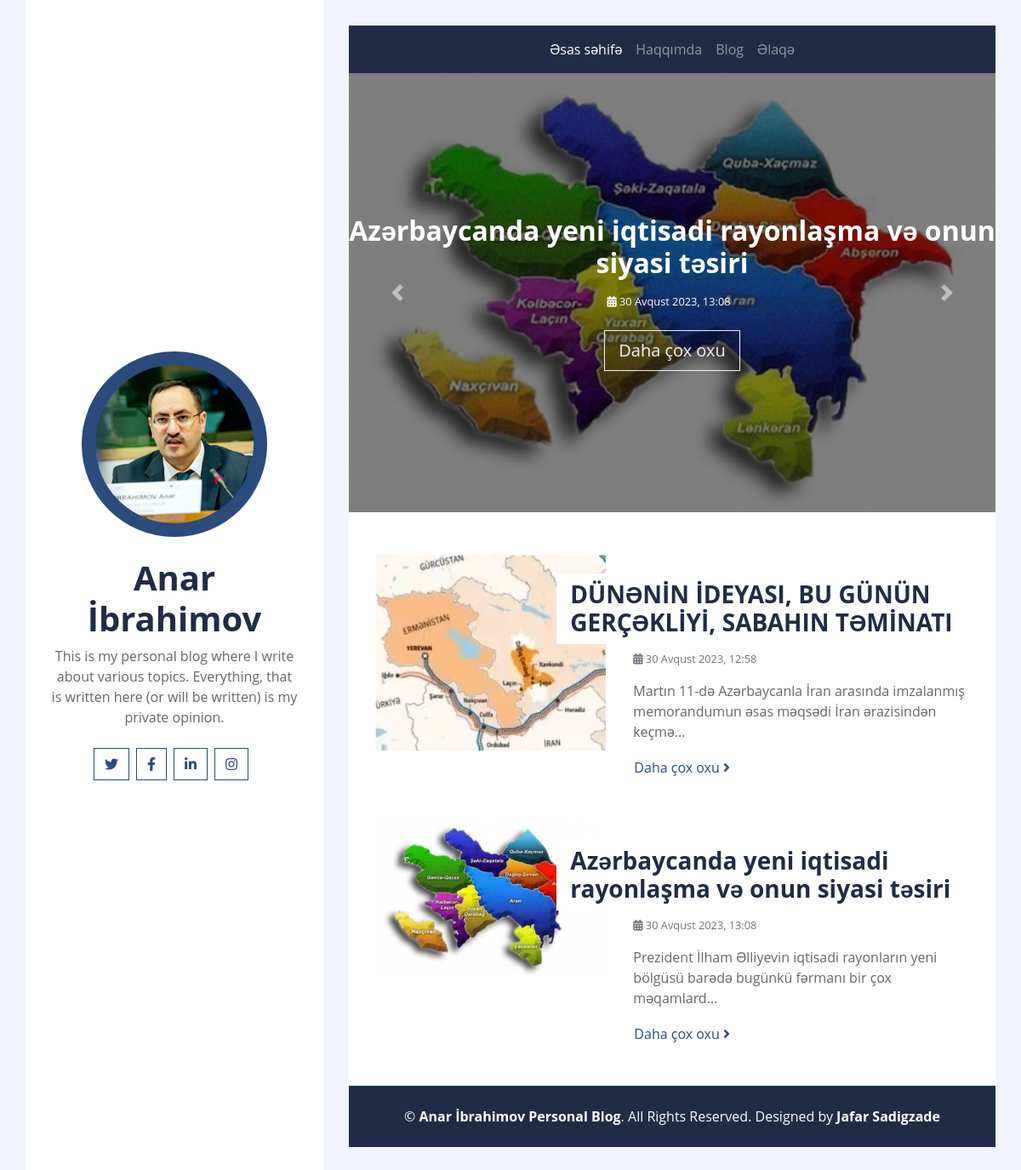
Before: / with the older database file.
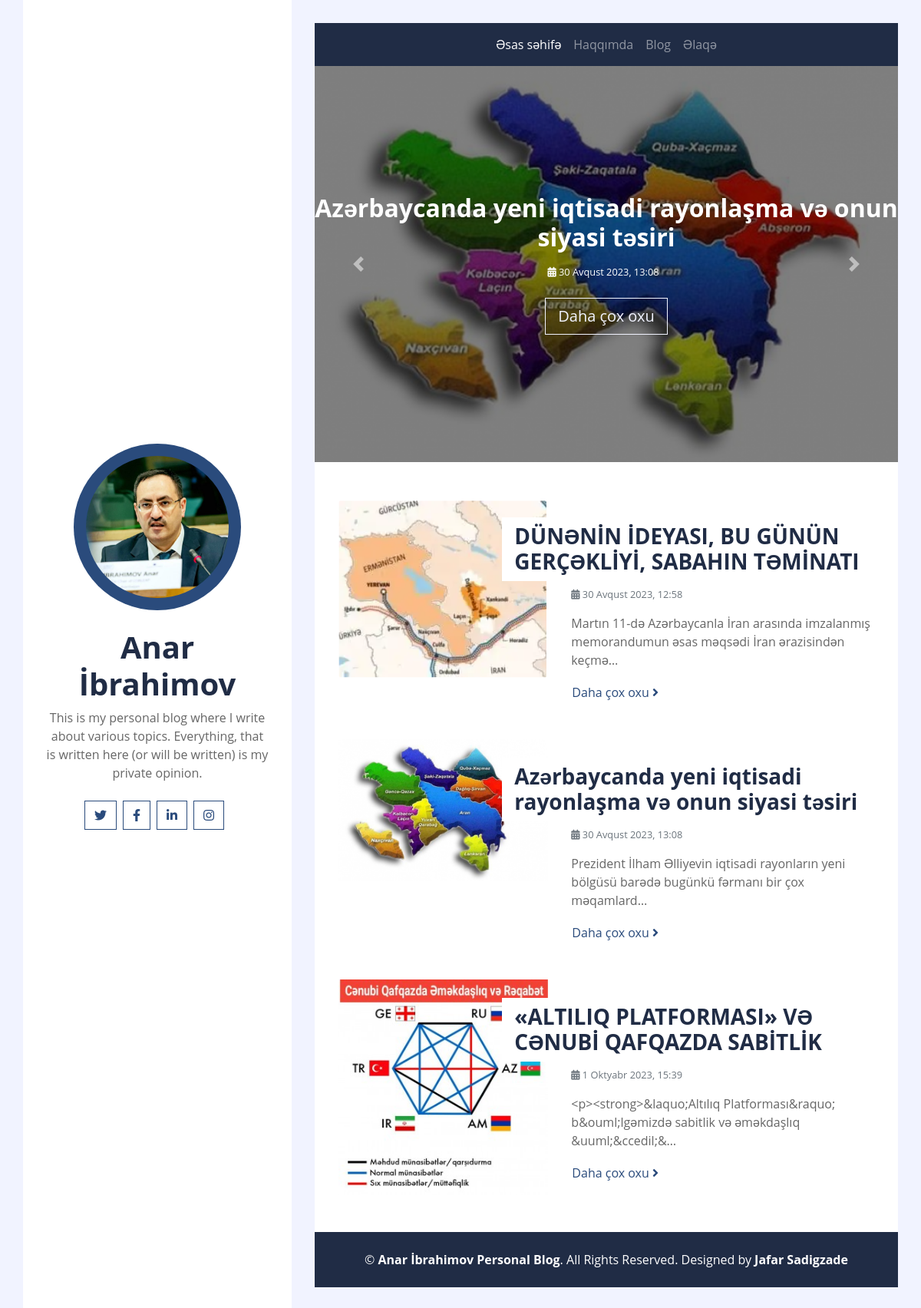
After: the same page with the newer database file.
### blog/models.py (models this page shows, shortened)
class Contact(models.Model):
    profile_picture = models.ImageField(upload_to="profile/", null=True, blank=True)
    address = models.CharField(max_length=200, blank=True)
    phone = models.CharField(max_length=20, blank=True)
    email = models.CharField(max_length=50, blank=True)
    facebook = models.CharField(max_length=50, blank=True)
    twitter = models.CharField(max_length=50, blank=True)
    linkedin = models.CharField(max_length=50, blank=True)
    instagram = models.CharField(max_length=50, blank=True)

class Blog(models.Model):
    title = models.CharField(max_length=200)
    text = RichTextField()
    date = models.DateTimeField(auto_now_add=True)
    images = models.ImageField(upload_to="blog/")
    first = models.BooleanField(default=False)
    is_comment = models.BooleanField(default=False)

### blog/views.py (the view)
# urls.py: path("", views.index, name=""),
def index(request):
    blogs = Blog.objects.all()
    return render(request, "index.html", {"blogs": blogs})

### blog/context.py (called while the page is built)
def my_context(request):
    profile = Contact.objects.get(id=2)
    return {"profile": profile}

### blog/templates/index.html (shortened to what this page needs)
{% extends 'base.html' %}
{% load static %}
{% block content %}
    <div class="container p-0">
        <div id="blog-carousel" class="carousel slide" data-ride="carousel">
            <div class="carousel-inner">
                {% for blog in blogs %}
                    {% if blog.first %}
                    <div class="carousel-item active">
                        <img class="w-100" src="{{ blog.images.url }}" alt="Image">
                        <div class="carousel-caption d-flex flex-column align-items-center justify-content-center">
                            <h2 class="mb-3 text-white font-weight-bold">{{ blog.title }}</h2>
                            <div class="d-flex text-white">
                                <small class="mr-2"><i class="fa fa-calendar-alt"></i> {{ blog.date }}</small>
                            </div>
                            <a href="{% url 'blog-details' blog.id %}" class="btn btn-lg btn-outline-light mt-4">Daha çox oxu</a>
                        </div>
                    </div>
                    {% endif %}
                {% endfor %}
            </div>
            <a class="carousel-control-prev" href="#blog-carousel" data-slide="prev">
                <span class="carousel-control-prev-icon"></span>
            </a>
            <a class="carousel-control-next" href="#blog-carousel" data-slide="next">
                <span class="carousel-control-next-icon"></span>
            </a>
        </div>
    </div>
    <div class="container bg-white pt-5">
    {% for blog in blogs %}
        <div class="row blog-item px-3 pb-5">
            <div class="col-md-5">
                <img class="img-fluid mb-4 mb-md-0" src="{{ blog.images.url }}" alt="Image">
            </div>
            <div class="col-md-7">
                <h3 class="mt-md-4 px-md-3 mb-2 py-2 bg-white font-weight-bold">{{ blog.title }}</h3>
                <div class="d-flex mb-3">
                    <small class="mr-2 text-muted"><i class="fa fa-calendar-alt"></i> {{ blog.date }}</small>
                </div>
                <p>
                    {{ blog.text|truncatechars:100 }}
                </p>
                <a class="btn btn-link p-0" href="">Daha çox oxu <i class="fa fa-angle-right"></i></a>
            </div>
        </div>
    {% endfor %}
    </div>
{% endblock %}

### templates/base.html (shortened to what this page needs)
{% load static %}
<!DOCTYPE html>
<html lang="en">
    <head>
        <link href="https://cdnjs.cloudflare.com/ajax/libs/font-awesome/5.10.0/css/all.min.css" rel="stylesheet">
        <link href="{% static 'css/style.css' %}" rel="stylesheet">
    </head>
    <body>
        <div class="wrapper">
            <div class="sidebar">
                <div class="sidebar-text d-flex flex-column h-100 justify-content-center text-center">
                    <img class="mx-auto d-block w-75 bg-primary img-fluid rounded-circle mb-4 p-3" src="{{ profile.profile_picture.url }}" alt="Image">
                    <h1 class="font-weight-bold">Anar İbrahimov</h1>
                    <p class="mb-4">
                        This is my personal blog where I write about various topics. Everything, that is written here (or will be written) is my private opinion.
                    </p>
                    <div class="d-flex justify-content-center mb-5">
                        <a class="btn btn-outline-primary mr-2" href="{{ profile.twitter }}" target="_blank"><i class="fab fa-twitter"></i></a>
                        <a class="btn btn-outline-primary mr-2" href="{{ profile.facebook }}" target="_blank"><i class="fab fa-facebook-f"></i></a>
                        <a class="btn btn-outline-primary mr-2" href="{{ profile.linkedin }}" target="_blank"><i class="fab fa-linkedin-in"></i></a>
                        <a class="btn btn-outline-primary mr-2" href="{{ profile.instagram }}" target="_blank"><i class="fab fa-instagram"></i></a>
                    </div>
                </div>
            </div>
            <div class="content">
                <div class="container p-0">
                    <nav class="navbar navbar-expand-lg bg-secondary navbar-dark">
                        <div class="collapse navbar-collapse justify-content-between" id="navbarCollapse">
                            <div class="navbar-nav m-auto">
                                <a href="{% url '' %}" class="nav-item nav-link active">Əsas səhifə</a>
                                <a href="{% url 'about' %}" class="nav-item nav-link">Haqqımda</a>
                                <a href="{% url 'blog' %}" class="nav-item nav-link">Blog</a>
                                <a href="{% url 'contact' %}" class="nav-item nav-link">Əlaqə</a>
                            </div>
                        </div>
                    </nav>
                </div>
                {% block content %}
                {% endblock %}
                <div class="container py-4 bg-secondary text-center">
                    <p class="m-0 text-white">
                        &copy; <a class="text-white font-weight-bold" href="#">Anar İbrahimov Personal Blog</a>. All Rights Reserved. Designed by <a class="text-white font-weight-bold" href="">Jafar Sadigzade</a>
                    </p>
                </div>
            </div>
        </div>
    </body>
</html>

Changed rows visible on the page:
added Blog: images (picture), title "«ALTILIQ PLATFORMASI» VƏ CƏNUBİ QAFQAZDA SABİTLİK", date "1 Oktyabr 2023, 15:39", text "<p><strong>&laquo;Altılıq Platforması&raquo; b&ouml;lgəmizdə sabitlik və əməkdaşlıq &uuml;&ccedil;&…"
